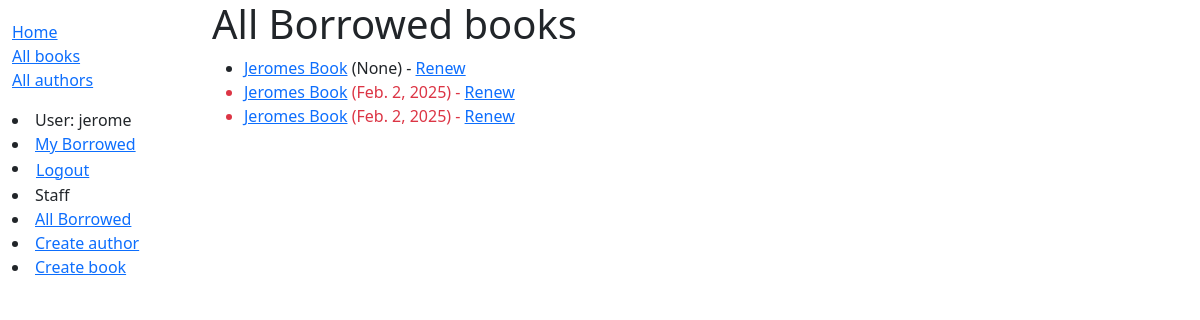
Before: /catalog/allborrowed/ (signed in) with the older database file.
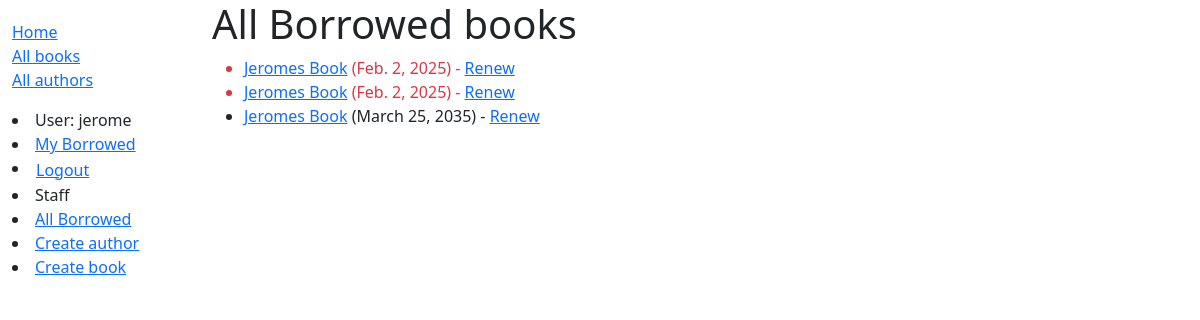
After: the same page with the newer database file.
### catalog/models.py (models this page shows, shortened)
class BookInstance(models.Model):
    id = models.UUIDField(primary_key=True, default=uuid.uuid4,
                          help_text="Unique ID for this particular book across whole library")
    book = models.ForeignKey('Book', on_delete=models.RESTRICT, null=True)
    imprint = models.CharField(max_length=200)
    due_back = models.DateField(null=True, blank=True)
    borrower = models.ForeignKey(
        settings.AUTH_USER_MODEL, on_delete=models.SET_NULL, null=True, blank=True)
    LOAN_STATUS = (
        ('m', 'Maintenance'),
        ('o', 'On loan'),
        ('a', 'Available'),
        ('r', 'Reserved'),
    )
    status = models.CharField(
        max_length=1,
        choices=LOAN_STATUS,
        blank=True,
        default='m',
        help_text='Book availability',
    )
    class Meta:
        ordering = ['due_back']
        permissions = (("can_mark_returned", "Set book as returned"),)
    @property
    def is_overdue(self):
        return bool(self.due_back and date.today() > self.due_back)

class Book(models.Model):
    title = models.CharField(max_length=200)
    author = models.ForeignKey('Author', on_delete=models.RESTRICT, null=True)
    summary = models.TextField(
        max_length=1000, help_text="Enter a brief description of the book")
    isbn = models.CharField('ISBN', max_length=13,
                            unique=True,
                            help_text='13 Character <a href="https://www.isbn-international.org/content/what-isbn'
                                      '">ISBN number</a>')
    genre = models.ManyToManyField(
        Genre, help_text="Select a genre for this book")
    def display_genre(self):
        """Create a string for the Genre. This is required to display genre in Admin."""
        return ', '.join(genre.name for genre in self.genre.all()[:3])
    display_genre.short_description = 'Genre'

### catalog/views.py (the view)
# urls.py: path('allborrowed/', views.AllBooksListView.as_view(), name='all-borrowed'),
class AllBooksListView(PermissionRequiredMixin, generic.ListView):
    permission_required = 'catalog.can_mark_returned'
    model = BookInstance
    template_name = 'catalog/all_book_instances.html'
    paginate_by = 10
    def get_queryset(self):
        return (
            BookInstance.objects.filter(status__exact='o')
            .order_by('due_back')
        )

### catalog/templates/catalog/all_book_instances.html
{% extends "base_generic.html" %}
{% block content %}
    <h1>All Borrowed books</h1>
    {% if bookinstance_list %}
    <ul>
      {% for bookinst in bookinstance_list %}
      <li class="{% if bookinst.is_overdue %}text-danger{% endif %}">
        <a href="{% url 'book-detail' bookinst.book.pk %}">{{ bookinst.book.title }}</a> ({{ bookinst.due_back }})
        {% if perms.catalog.can_mark_returned %}- <a href="{% url 'renew-book-librarian' bookinst.id %}">Renew</a>{% endif %}
      </li>
      {% endfor %}
    </ul>
    {% else %}
      <p>There are no books borrowed.</p>
    {% endif %}
{% endblock %}

Changed rows visible on the page:
changed BookInstance: due_back "None" → "March 25, 2035"; moves down the list
